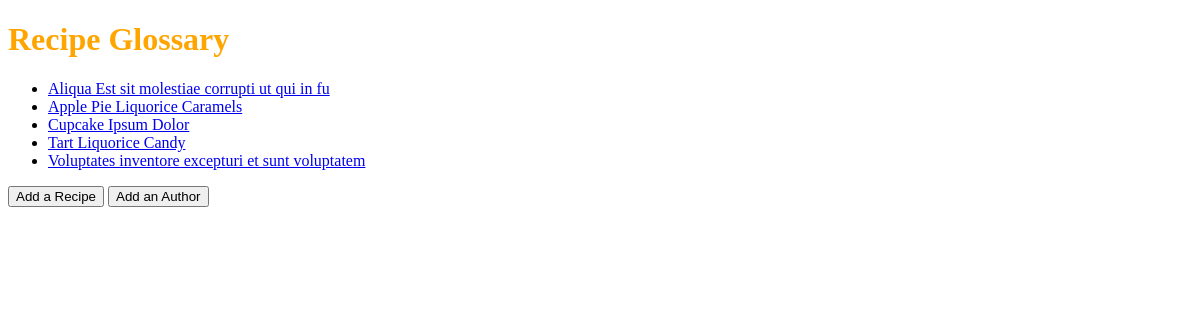
The app's page /, older data.
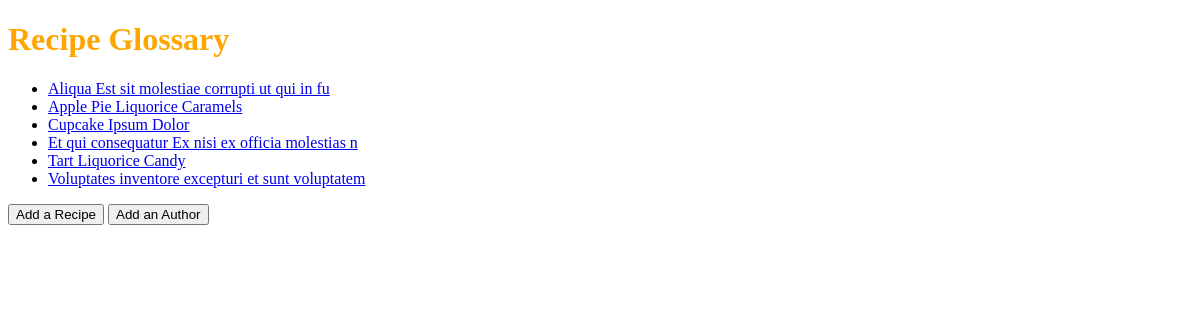
The same page, newer data.
### backend_django_recipes/models.py (models this page shows, shortened)
class Recipes(models.Model):
    title = models.CharField(max_length=50)
    author = models.ForeignKey(Author, on_delete=models.CASCADE)
    description = models.CharField(max_length=140)
    time_req = models.CharField(max_length=25)
    instructions = models.TextField()

### backend_django_recipes/views.py (the view)
# urls.py: path("", list_view),
def list_view(request):
    html = "list_view.html"
    items = Recipes.objects.all().order_by("title")
    return render(request, html, {"list": items})

### backend_django_recipes/templates/list_view.html (shortened to what this page needs)
{% load static %}
<!DOCTYPE html>
<html lang="en">
    <head>
        <link rel="stylesheet" href="../static/style.css" />
    </head>
    <body>
        <h1>Recipe Glossary</h1>
        <ul>
            {% for rec in list %}
            <li>
                <a href="recipes/{{ rec.id }}">{{ rec.title }}</a>
            </li>
            {% endfor %}
        </ul>
        <a href="/addrecipe"><button>Add a Recipe</button></a>
        <a href="/addauthor"><button>Add an Author</button></a>
    </body>
</html>

Row changes from the older to the newer data that the page shows:
added Recipes: title "Et qui consequatur Ex nisi ex officia molestias n"
